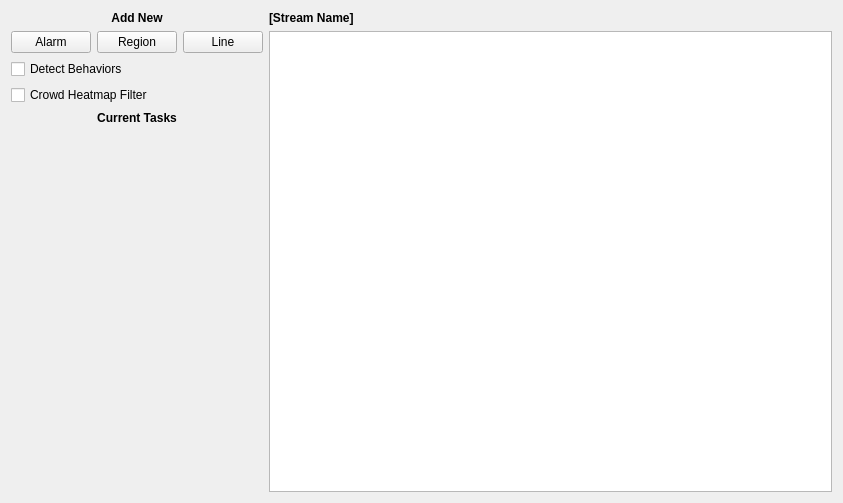
<?xml version="1.0" encoding="UTF-8"?>
<ui version="4.0">
 <class>TaskConfiguration</class>
 <widget class="QWidget" name="TaskConfiguration">
  <property name="geometry">
   <rect>
    <x>0</x>
    <y>0</y>
    <width>843</width>
    <height>503</height>
   </rect>
  </property>
  <property name="windowTitle">
   <string>Form</string>
  </property>
  <layout class="QHBoxLayout" name="horizontalLayout" stretch="2,5">
   <item>
    <layout class="QVBoxLayout" name="sidebar_layout">
     <item>
      <widget class="QLabel" name="add_new_label">
       <property name="font">
        <font>
         <weight>75</weight>
         <bold>true</bold>
        </font>
       </property>
       <property name="text">
        <string>Add New</string>
       </property>
       <property name="alignment">
        <set>Qt::AlignCenter</set>
       </property>
      </widget>
     </item>
     <item>
      <layout class="QHBoxLayout" name="add_button_layout">
       <item>
        <widget class="QPushButton" name="alarm_button">
         <property name="text">
          <string>Alarm</string>
         </property>
        </widget>
       </item>
       <item>
        <widget class="QPushButton" name="region_button">
         <property name="text">
          <string>Region</string>
         </property>
        </widget>
       </item>
       <item>
        <widget class="QPushButton" name="line_button">
         <property name="text">
          <string>Line</string>
         </property>
        </widget>
       </item>
      </layout>
     </item>
     <item>
      <widget class="QCheckBox" name="detect_behavior_checkbox">
       <property name="text">
        <string>Detect Behaviors</string>
       </property>
      </widget>
     </item>
     <item>
      <widget class="QCheckBox" name="crowd_heatmap_checkbox">
       <property name="text">
        <string>Crowd Heatmap Filter</string>
       </property>
      </widget>
     </item>
     <item>
      <widget class="QLabel" name="current_tasks_label">
       <property name="sizePolicy">
        <sizepolicy hsizetype="Preferred" vsizetype="Preferred">
         <horstretch>0</horstretch>
         <verstretch>0</verstretch>
        </sizepolicy>
       </property>
       <property name="font">
        <font>
         <weight>75</weight>
         <bold>true</bold>
        </font>
       </property>
       <property name="text">
        <string>Current Tasks</string>
       </property>
       <property name="alignment">
        <set>Qt::AlignCenter</set>
       </property>
      </widget>
     </item>
     <item>
      <widget class="QWidget" name="task_list" native="true">
       <property name="sizePolicy">
        <sizepolicy hsizetype="Preferred" vsizetype="Expanding">
         <horstretch>0</horstretch>
         <verstretch>0</verstretch>
        </sizepolicy>
       </property>
      </widget>
     </item>
    </layout>
   </item>
   <item>
    <layout class="QVBoxLayout" name="video_layout">
     <item>
      <widget class="QLabel" name="stream_name_label">
       <property name="font">
        <font>
         <weight>75</weight>
         <bold>true</bold>
        </font>
       </property>
       <property name="text">
        <string>[Stream Name]</string>
       </property>
      </widget>
     </item>
     <item>
      <widget class="VideoLarge" name="video"/>
     </item>
    </layout>
   </item>
  </layout>
 </widget>
 <customwidgets>
  <customwidget>
   <class>VideoLarge</class>
   <extends>QGraphicsView</extends>
   <header>ui.main_window.video_expanded_view.video_large.video_large</header>
  </customwidget>
 </customwidgets>
 <resources/>
 <connections/>
</ui>
